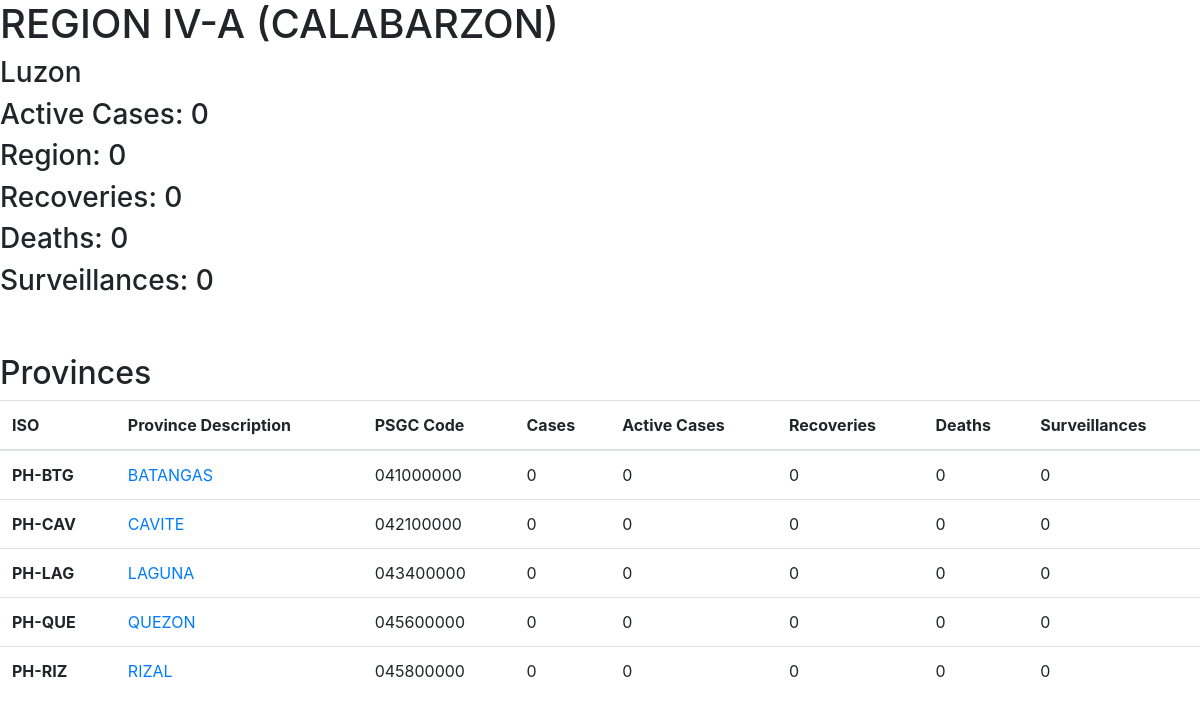
The app's page /region.php?code=04 with its own data.
### tables this page shows
CREATE TABLE `tbl_region` (
  `id` int(2) NOT NULL AUTO_INCREMENT,
  `psgc_code` varchar(9) NOT NULL,
  `reg_desc` varchar(100) NOT NULL,
  `reg_code` varchar(2) NOT NULL,
  `island_group` varchar(8) NOT NULL,
  `num_cases`  int unsigned DEFAULT 0,
  `num_active` int unsigned DEFAULT 0,
  `num_recoveries` int unsigned DEFAULT 0,
  `num_deaths` int unsigned DEFAULT 0,
  `num_surveillances` int unsigned DEFAULT 0,
  PRIMARY KEY (`id`)
);

CREATE TABLE `tbl_province` (
  `id` int(2) NOT NULL AUTO_INCREMENT,
  `psgc_code` varchar(9) NOT NULL,
  `prov_desc` varchar(40) NOT NULL,
  `reg_code` varchar(2) NOT NULL,
  `prov_code` varchar(4) NOT NULL,
  `iso` varchar(6) NOT NULL,
  `num_cases`  int unsigned DEFAULT 0,
  `num_active` int unsigned DEFAULT 0,
  `num_recoveries` int unsigned DEFAULT 0,
  `num_deaths` int unsigned DEFAULT 0,
  `num_surveillances` int unsigned DEFAULT 0,
  PRIMARY KEY (`id`)
);

### includes/functions.inc.php (called while the page is built, shortened)
<?php
function getRegion($conn, $reg_code) {
    $sql = "SELECT * FROM tbl_region WHERE reg_code = ?;";
    $stmt = mysqli_stmt_init($conn);
    if(!mysqli_stmt_prepare($stmt, $sql)) {
        return null;
    }
    mysqli_stmt_bind_param($stmt, "s", $reg_code);
    mysqli_stmt_execute($stmt);
    $resultsData = mysqli_stmt_get_result($stmt);
    if(!$resultsData) {
        return null;
    } else {
        return $resultsData;
    }
}
function getProvinces($conn, $reg_code) {
    $sql = "SELECT * FROM tbl_province WHERE reg_code = ?;";
    $stmt = mysqli_stmt_init($conn);
    if(!mysqli_stmt_prepare($stmt, $sql)) {
        return null;
    }
    mysqli_stmt_bind_param($stmt, "s", $reg_code);
    mysqli_stmt_execute($stmt);
    $resultsData = mysqli_stmt_get_result($stmt);
    if(!$resultsData) {
        return null;
    }else {
        return $resultsData;
    }
}

### region.php (the view, shortened to what this page needs)
<?php
    include_once 'header.php';
?>
<?php
    include_once 'includes/dbh.inc.php';
    include 'includes/functions.inc.php';
    $reg_code = $_GET['code'];
    $regionRes = getRegion($conn, $reg_code);
    $region = mysqli_fetch_array($regionRes);
    $provinces = getProvinces($conn, $reg_code);
?>
<section>
<h1><?php echo $region['reg_desc']; ?></h1>
<h3><?php echo $region['island_group']; ?></h3>
<h3>Active Cases: <?php echo $region['num_cases']; ?></h3>
<h3>Region: <?php echo $region['num_active']; ?></h3>
<h3>Recoveries: <?php echo $region['num_recoveries']; ?></h3>
<h3>Deaths: <?php echo $region['num_deaths']; ?></h3>
<h3>Surveillances: <?php echo $region['num_surveillances'] ?></h3>
</section>
<br><br>
<h2>Provinces</h2>
<table class="table table-hover">
    <thead>
        <tr>
            <th>ISO</th>
            <th>Province Description</th>
            <th>PSGC Code</th>
            <th>Cases</th>
            <th>Active Cases</th>
            <th>Recoveries</th>
            <th>Deaths</th>
            <th>Surveillances</th>
        </tr>
    </thead>
    <tbody>
        <?php
            while($row = mysqli_fetch_array($provinces)) {
        ?>
        <tr>
            <th><?php echo $row['iso']; ?></th>
            <td>
            <a href="province.php?code=<?php echo $row['prov_code']; ?>"><?php echo $row['prov_desc']; ?></a>
            </td>
            <td><?php echo $row['psgc_code']; ?></td>
            <td><?php echo $row['num_cases']; ?></td>
            <td><?php echo $row['num_active']; ?></td>
            <td><?php echo $row['num_recoveries']; ?></td>
            <td><?php echo $row['num_deaths']; ?></td>
            <td><?php echo $row['num_surveillances']; ?></td>
        </tr>
        <?php
            }
        ?>
    </tbody>
</table>
<?php
    include_once 'footer.php';
?>

### records on screen
tbl_region: reg_desc "REGION IV-A (CALABARZON)", island_group "Luzon", num_cases "0", num_active "0", num_recoveries "0", num_deaths "0", num_surveillances "0"
tbl_province: iso "PH-BTG", prov_desc "BATANGAS", psgc_code "041000000", num_cases "0", num_active "0", num_recoveries "0", num_deaths "0", num_surveillances "0"
tbl_province: iso "PH-CAV", prov_desc "CAVITE", psgc_code "042100000", num_cases "0", num_active "0", num_recoveries "0", num_deaths "0", num_surveillances "0"
tbl_province: iso "PH-LAG", prov_desc "LAGUNA", psgc_code "043400000", num_cases "0", num_active "0", num_recoveries "0", num_deaths "0", num_surveillances "0"
tbl_province: iso "PH-QUE", prov_desc "QUEZON", psgc_code "045600000", num_cases "0", num_active "0", num_recoveries "0", num_deaths "0", num_surveillances "0"
tbl_province: iso "PH-RIZ", prov_desc "RIZAL", psgc_code "045800000", num_cases "0", num_active "0", num_recoveries "0", num_deaths "0", num_surveillances "0"
